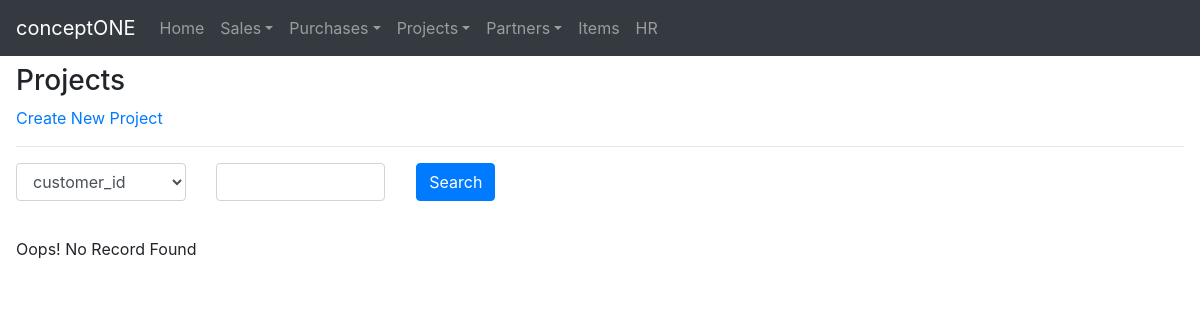
Before: /projects/ with the older database file.
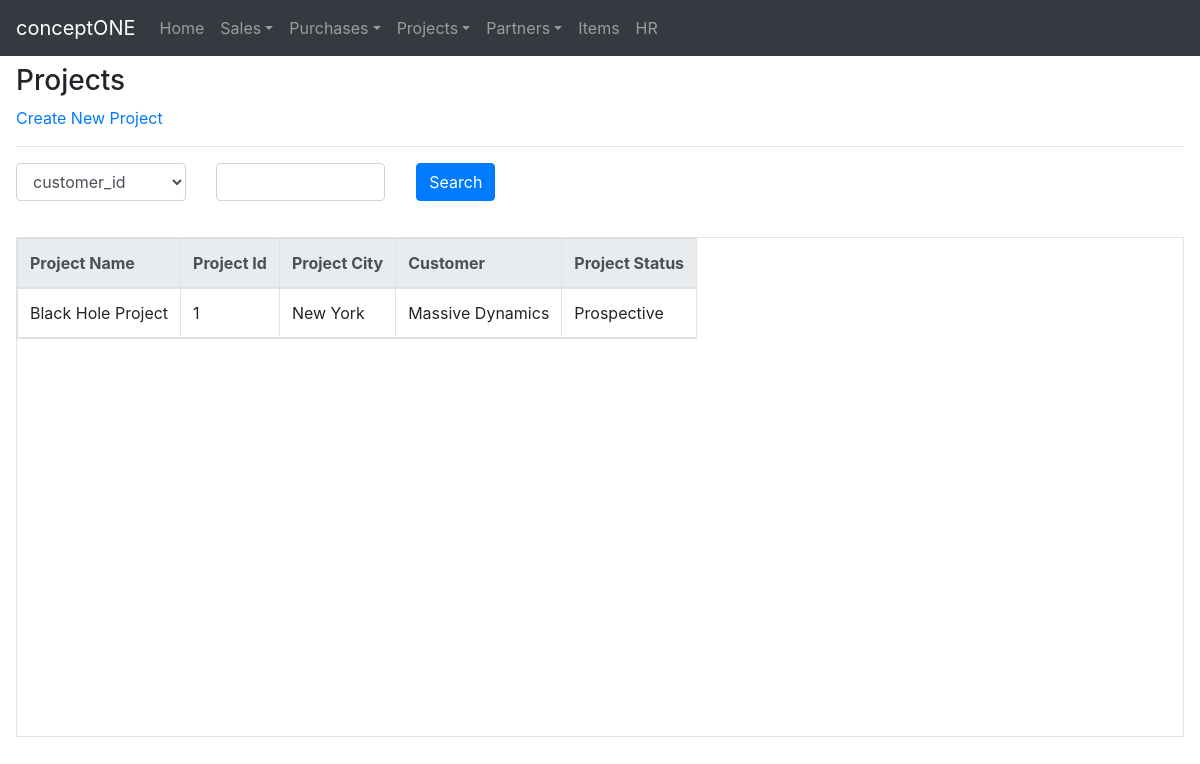
After: the same page with the newer database file.
### crudbasic/models.py (models this page shows, shortened)
class Projects(models.Model):
    status_flags = [
        ('Prospective','Prospective'),
        ('Completed','Completed'),
        ('On-Going','On-Going'),
    ]
    customer = models.ForeignKey(Customers, on_delete=models.CASCADE)
    project_id = models.CharField(max_length=16, unique=True)
    project_name = models.CharField(max_length=128, unique=True)
    project_city = models.CharField(max_length=128)
    project_status = models.CharField(max_length=16,choices=status_flags)
    created_on = models.DateTimeField(auto_now_add=True)
    updated_on = models.DateTimeField(auto_now=True)

class Customers(models.Model):
    customer_id = models.CharField(max_length=16, unique=True)
    customer_name = models.CharField(max_length=128, unique=True)
    customer_address = models.CharField(max_length=264)
    customer_city = models.CharField(max_length=128)
    customer_phone = models.CharField(max_length=128, blank=True)
    customer_fax = models.CharField(max_length=128, blank=True)
    customer_email = models.EmailField(max_length=192, blank=True)
    customer_ntn_number = models.CharField(max_length=128, blank=True)
    created_on = models.DateTimeField(auto_now_add=True)
    updated_on = models.DateTimeField(auto_now=True)
    def __str__(self):
        return self.customer_name

### crudbasic/views.py (the view, shortened to what this page needs)
# urls.py: path('projects/',views.projects,name='projects'),
def projects(request):
    projects_list = Projects.objects.order_by('project_name')
    form = ProjectForm()
    search_form = BasicSearch()
    return render(request,"crudbasic/projects.html",{'form':form,'search_form':search_form,'project_data':projects_list})

### crudbasic/forms.py
class ProjectForm(forms.ModelForm):
    class Meta:
        model = Projects
        fields = '__all__'
        widgets = {
                'customer':forms.Select(attrs={'class':'form-control'}),
                'project_id':forms.TextInput(attrs={'class':'form-control'}),
                'project_name':forms.TextInput(attrs={'class':'form-control'}),
                'project_city':forms.TextInput(attrs={'class':'form-control'}),
                'project_status':forms.Select(attrs={'class':'form-control'}),
        }

class BasicSearch(forms.Form):
    cu = Customers()
    field_dct = get_col_heads(cu)
    search_by = forms.ChoiceField(choices=field_dct,widget=forms.Select(attrs={'class':'form-control'}))
    search_for = forms.CharField(widget=forms.TextInput(attrs={'class':'form-control'}))

### templates/crudbasic/projects.html (shortened to what this page needs)
<!DOCTYPE html>
  {% extends "crudbasic/base.html" %}
    {% block body_block %}
      <h3 class="">Projects</h3>
      <a class="" href="{% url 'crudbasic:createproject' %}">Create New Project</a>
      <hr class="">
      <form method="post">
        <div class="form-group row">
          <div class="col-xl-2 col-lg-3 col-md-4 mb-2">
            {{ search_form.search_by }}
          </div>
          <div class="col-xl-2 col-lg-3 col-md-4 mb-2">
            {{ search_form.search_for }}
          </div>
          <div class="col-xl-2 col-lg-3 col-md-4 pl-2 mb-1 ml-2">
            <button class="btn btn-primary" type="submit" value="search" name="search">Search</button>
          </div>
        </div>
      </form>
      <div class="row">
        <div class="col-md-12">
          <div class="mt-2 pb-2 pt-1">
            {% if project_data %}
            <table class="table table-bordered table-properties">
              <thead class="thead-light">
                <tr>
                  <th>Project Name</th>
                  <th>Project Id</th>
                  <th>Project City</th>
                  <th>Customer</th>
                  <th>Project Status</th>
                </tr>
                {% for project in project_data %}
                <tr>
                  <td>{{ project.project_name }}</td>
                  <td>{{ project.project_id }}</td>
                  <td>{{ project.project_city }}</td>
                  <td>{{ project.customer }}</td>
                  <td>{{ project.project_status }}</td>
                </tr>
                {% endfor %}
              </thead>
            </table>
            {% else %}
            <p>Oops! No Record Found</p>
            {% endif %}
          </div>
        </div>
      </div>
      {% endblock %}

Changed rows visible on the page:
added Projects: project_name "Black Hole Project", project_id "1", project_city "New York", customer "Massive Dynamics", project_status "Prospective"
Other visible differences:
text no longer shown: "Oops! No Record Found"
text now shown: "Project Name Project Id Project City Customer Project Status"
